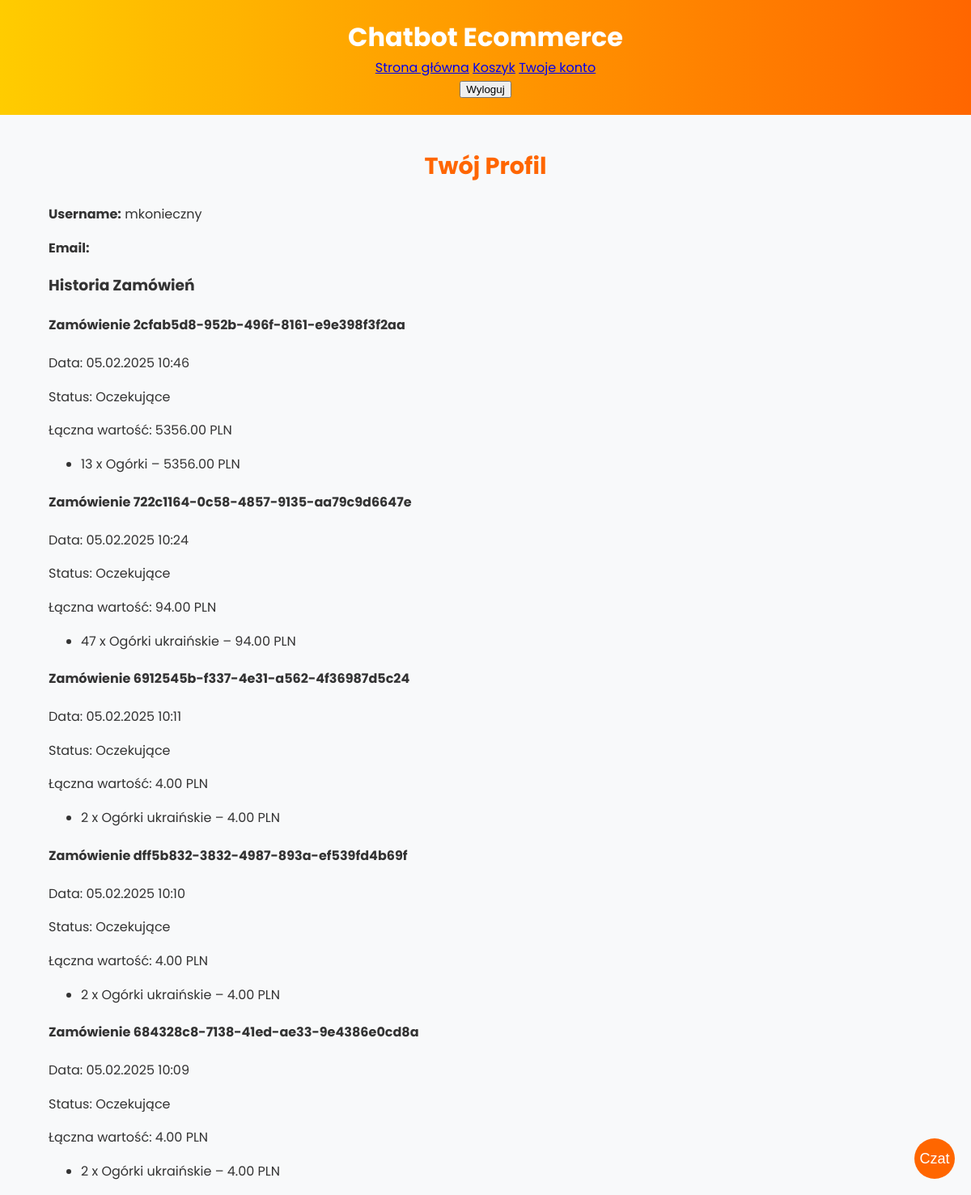
Before: /core/profile/ (signed in) with the older database file.
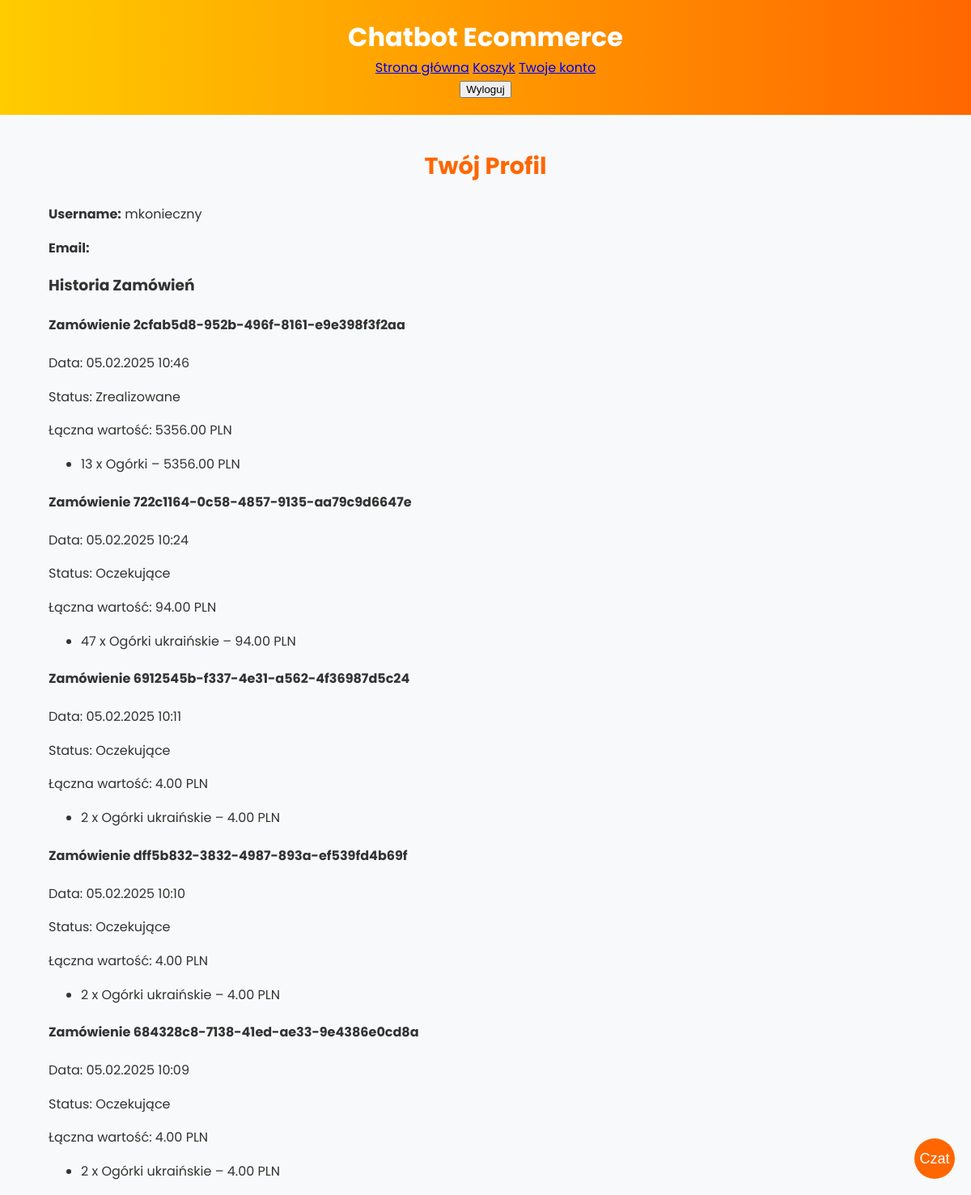
After: the same page with the newer database file.
### core/models.py (models this page shows, shortened)
class Order(models.Model):
    class OrderStatus(models.TextChoices):
        PENDING = 'pending', 'Oczekujące'
        PROCESSING = 'processing', 'W trakcie realizacji'
        COMPLETED = 'completed', 'Zrealizowane'
        CANCELLED = 'cancelled', 'Anulowane'
    id = models.UUIDField(primary_key=True, default=uuid.uuid4, editable=False)
    customer = models.ForeignKey(
        Customer,
        on_delete=models.CASCADE,
        related_name='orders',
        verbose_name="Klient"
    )
    created_at = models.DateTimeField("Data utworzenia", auto_now_add=True)
    status = models.CharField(
        "Status zamówienia",
        max_length=20,
        choices=OrderStatus.choices,
        default=OrderStatus.PENDING
    )
    total_value = models.DecimalField("Łączna wartość", max_digits=10, decimal_places=2, default=0.00)

class OrderItem(models.Model):
    id = models.UUIDField(primary_key=True, default=uuid.uuid4, editable=False)
    order = models.ForeignKey(
        Order,
        on_delete=models.CASCADE,
        related_name='items',
        verbose_name="Zamówienie"
    )
    product = models.ForeignKey(
        Product,
        on_delete=models.CASCADE,
        related_name='order_items',
        verbose_name="Produkt"
    )
    quantity = models.PositiveIntegerField("Ilość")
    item_price = models.DecimalField("Cena pozycji", max_digits=10, decimal_places=2)

class Product(models.Model):
    id = models.UUIDField(primary_key=True, default=uuid.uuid4, editable=False)
    name = models.CharField("Nazwa produktu", max_length=100)
    description = models.TextField("Opis produktu")
    price = models.DecimalField("Cena", max_digits=10, decimal_places=2)
    stock = models.IntegerField("Stan magazynowy", default=0)
    image = models.ImageField("Obraz produktu", upload_to='product_images/', null=True, blank=True)

### core/views.py (the view)
# urls.py: path('profile/', views.profile, name='profile'),
@login_required
def profile(request):
    customer, created = Customer.objects.get_or_create(user=request.user)
    orders = Order.objects.filter(customer=customer).order_by('-created_at')
    context = {
        'orders': orders,
    }
    return render(request, 'core/profile.html', context)

### core/templates/core/profile.html
{% extends 'core/base.html' %}
{% block content %}
<div class="container">
  <h2>Twój Profil</h2>
  <p><strong>Username:</strong> {{ request.user.username }}</p>
  <p><strong>Email:</strong> {{ request.user.email }}</p>
  <h3>Historia Zamówień</h3>
  {% if orders %}
    {% for order in orders %}
      <div class="order-card">
        <h4>Zamówienie {{ order.id }}</h4>
        <p>Data: {{ order.created_at|date:"d.m.Y H:i" }}</p>
        <p>Status: {{ order.get_status_display }}</p>
        <p>Łączna wartość: {{ order.total_value }} PLN</p>
        <ul>
          {% for item in order.items.all %}
            <li>{{ item.quantity }} x {{ item.product.name }} – {{ item.item_price }} PLN</li>
          {% endfor %}
        </ul>
      </div>
    {% endfor %}
  {% else %}
    <p>Brak zamówień.</p>
  {% endif %}
</div>
{% endblock %}

### core/templates/core/base.html (shortened to what this page needs)
{% load static %}
<!DOCTYPE html>
<html lang="en">
<head>
  <link rel="stylesheet" href="{% static 'css/styles.css' %}">
</head>
<body>
  <header class="header">
    <div class="container">
      <h1>Chatbot Ecommerce</h1>
      <nav>
        <a href="{% url 'index' %}">Strona główna</a>
        <a href="{% url 'cart' %}">Koszyk</a>
        {% if user.is_authenticated %}
          <a href="{% url 'profile' %}">Twoje konto</a>
          <form action="{% url 'logout' %}" method="post">
            <button type="submit">Wyloguj</button>
          </form>
        {% else %}
          <a href="{% url 'login' %}">Zaloguj się</a>
          <a href="{% url 'register' %}">Zarejestruj się</a>
        {% endif %}
      </nav>
    </div>
  </header>
  {% block content %}{% endblock %}
  <button id="chatbot-toggle">Czat</button>
</body>
</html>

### core/static/css/styles.css (style rules this page uses)
:root { --primary-color: #ff6600; --secondary-color: #ffcc00; --accent-color: #008000; --text-color: #333; --background-color: #f8f9fa; --card-bg: #ffffff; --shadow-color: rgba(0, 0, 0, 0.1); }
* { box-sizing: border-box; }
body { font-family: 'Poppins', sans-serif; margin: 0; padding: 0; background-color: var(--background-color); color: var(--text-color); line-height: 1.6; }
.container { width: 90%; max-width: 1200px; margin: 0 auto; }
.header { background: linear-gradient(90deg, var(--secondary-color), var(--primary-color)); color: #fff; padding: 20px 0; text-align: center; }
.header h1 { margin: 0; font-size: 2rem; }
#chatbot-toggle { position: fixed; bottom: 20px; right: 20px; background: var(--primary-color); border: none; border-radius: 50%; width: 50px; height: 50px; color: #fff; font-size: 18px; cursor: pointer; z-index: 1000; }
.container h2 { margin-top: 40px; font-size: 1.8rem; color: var(--primary-color); text-align: center; }

Changed rows visible on the page:
changed Order "2cfab5d8-952b-496f-8161-e9e398f3f2aa": status "Oczekujące" → "Zrealizowane"
